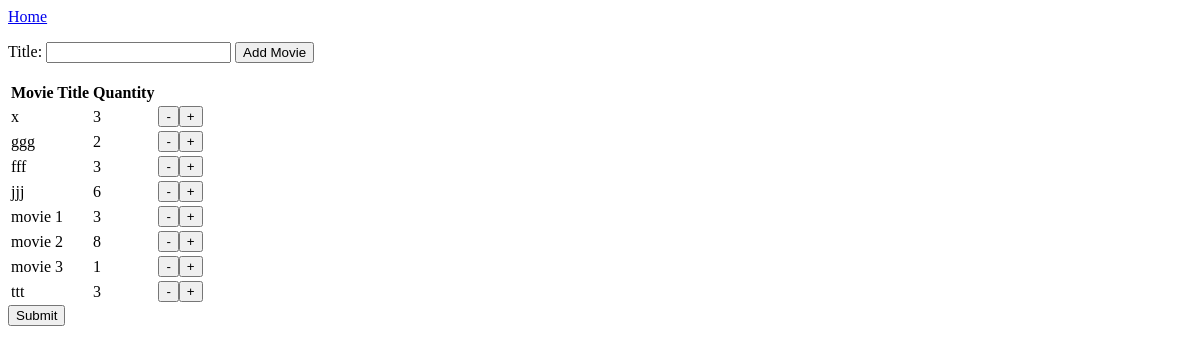
Before: /movie with the older database file.
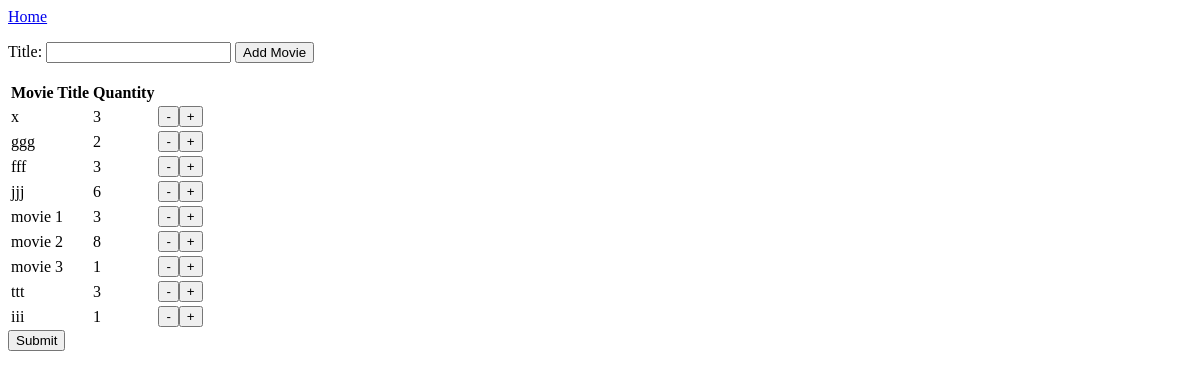
After: the same page with the newer database file.
### app/models.py (models this page shows)
class Movies(models.Model):
    title = models.CharField(primary_key=True, max_length=60)
    quantity = models.PositiveIntegerField(default=1)

### app/views.py (the view, shortened to what this page needs)
# urls.py: path("movie", views.movie, name="movie"),
def movie(request):
    movies = Movies.objects.all()
    prefilled_movie_forms = []
    for movie in movies:
        prefilled_movie_forms.append(MoviesForm(model_to_dict(movie)))
    return render(request, "app/movie.html", {"form": NewMovieForm(),  "movies_form": prefilled_movie_forms, "movie_list": movies})

### app/views.py
class NewMovieForm(forms.Form): # Form for creating a new movie
    title = forms.CharField(label="Title")

### app/templates/app/movie.html (shortened to what this page needs)
<!DOCTYPE html>
<html>
<head>
</head>
<body>
    <a href="{% url 'app:index' %}">Home</a>
    <form action="{% url 'app:movie' %}" method="post">
        {{ form }}
    <input type="submit", value="Add Movie">
    </form>
    <br>
    <table>
        <tr>
            <th>Movie Title</th>
            <th>Quantity</th>
            <th></th>
        </tr>
        {% for movie in movie_list %}
        <tr>
            <td>{{ movie.title }}</td>
            <td id="{{ movie.title }}">{{ movie.quantity }}</td>
            <td><button onclick="decrease('{{ movie.title }}')">-</button><button onclick="increase('{{ movie.title }}')">+</button></td>
        </tr>
        {% endfor %}
    </table>
    <button>Submit</button>
</body>
</html>

Changed rows visible on the page:
added Movies: title "iii", quantity "1"
